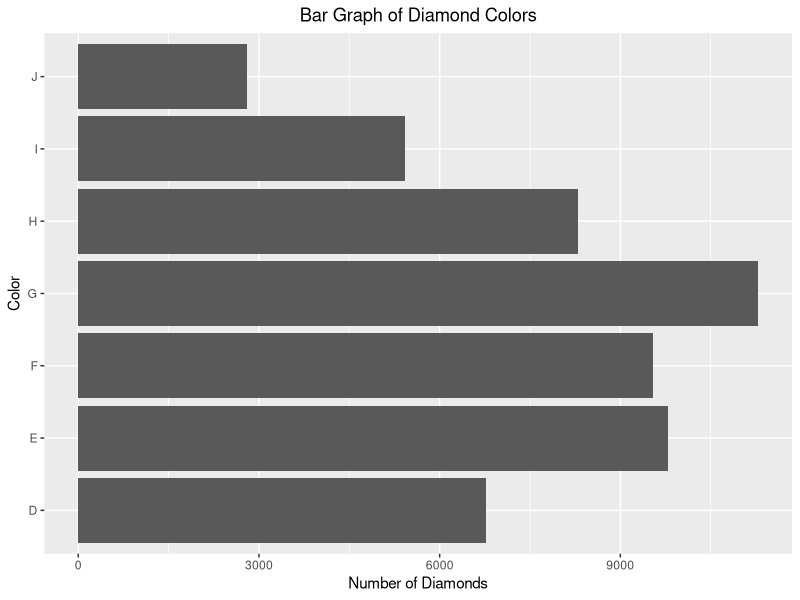
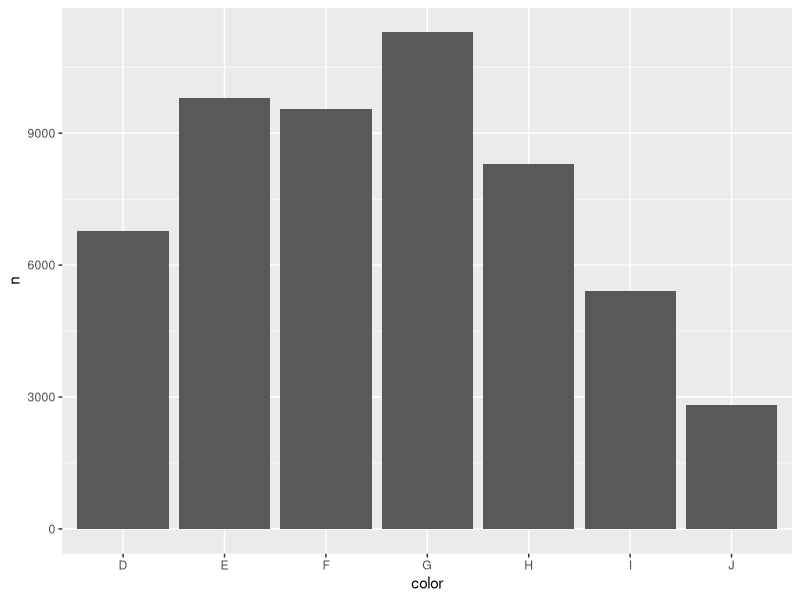
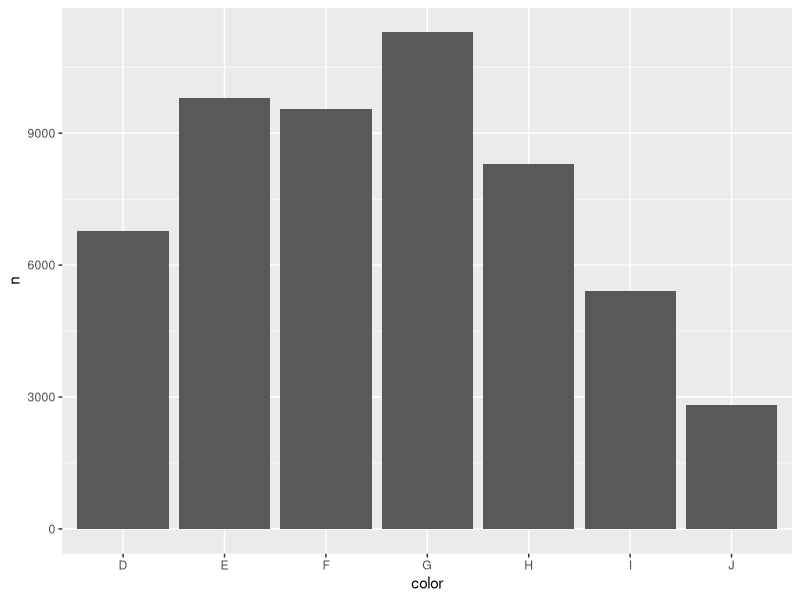
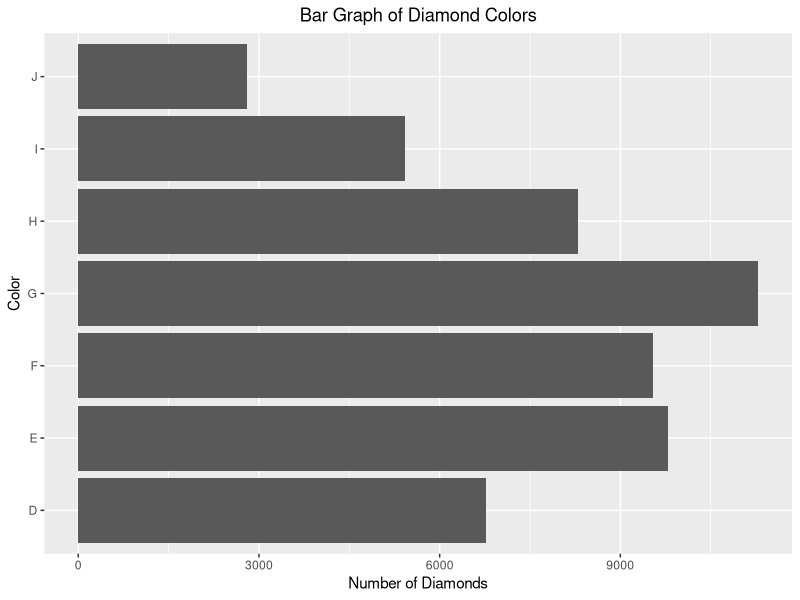
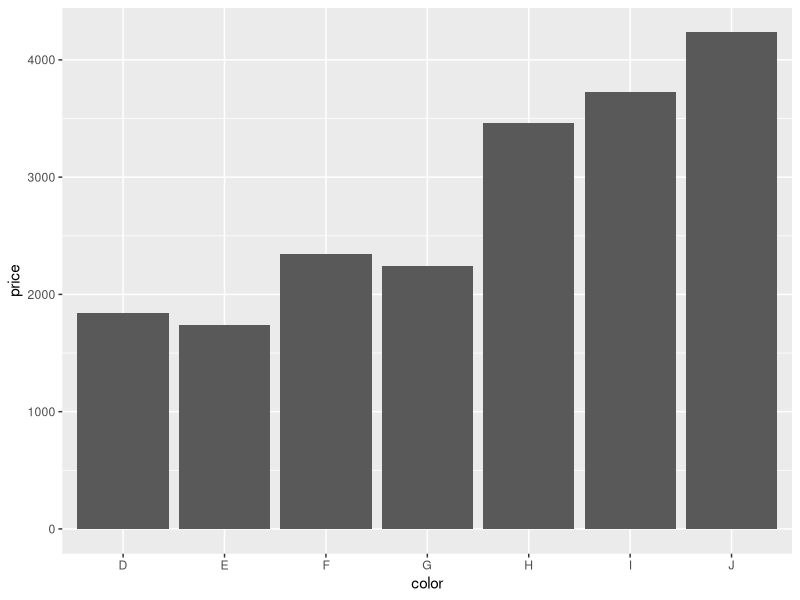
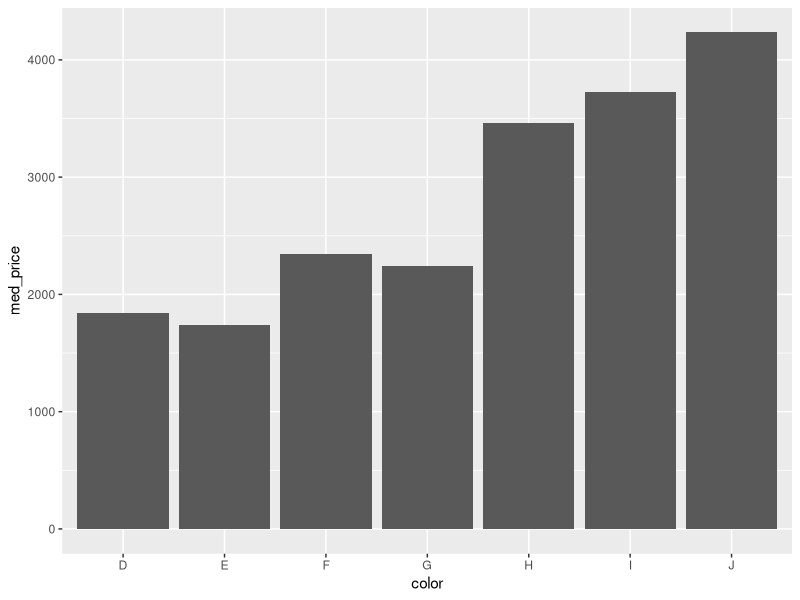
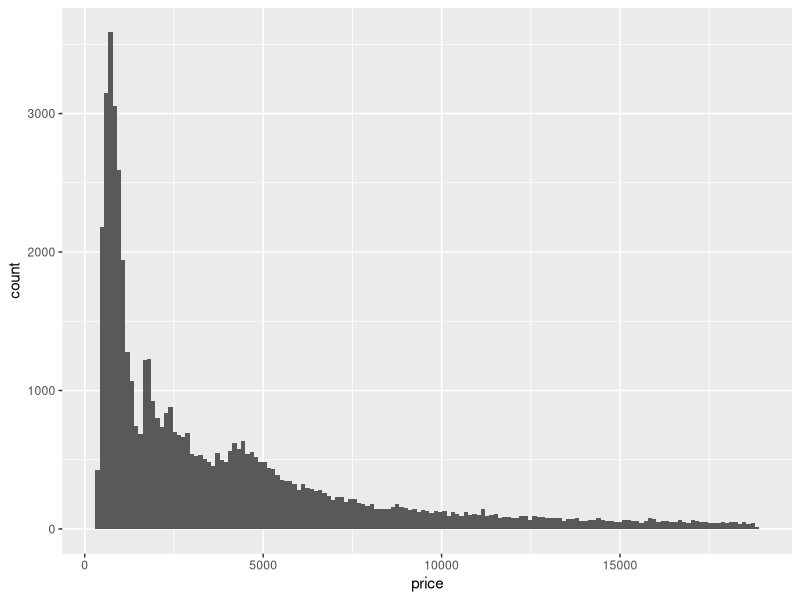
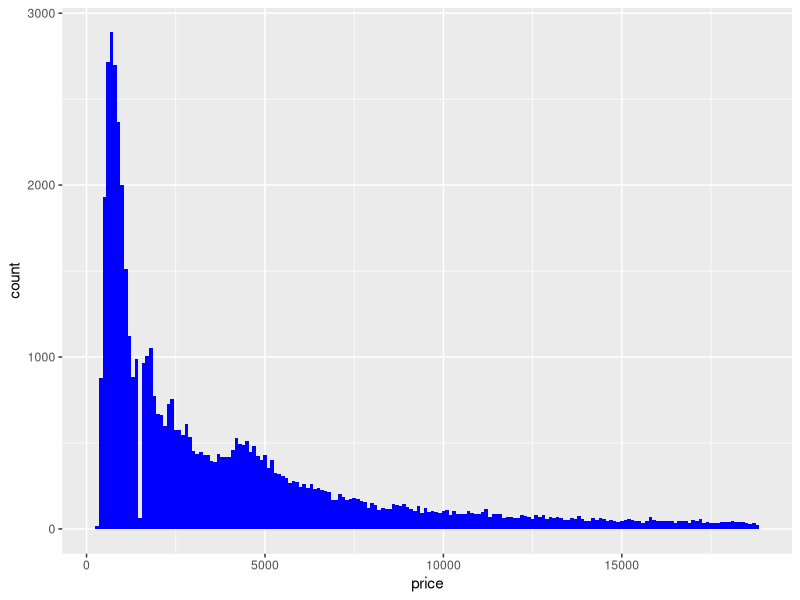

Reproduce these figures in R, in order. (Note: this script raises an error after producing the figures.)
# ----------------------------------#
#           Week 03--Day05          #
#          Bar Graph Review         #
#      Histogram (Distribution)     #
#-----------------------------------#

#==================================================#
# Part 3: Visualizing Frequency/Amount--Bar graph  #
#                        Review                    #
#==================================================#

### (3.1) Visualizing frequency ###

### Day04 Material ###
## (1) Bar Graph Intro
library(tidyverse)
head(diamonds)

## Make a bargraph with "geom_bar" for variable color in diamonds data
## add a centered title and change the labels, flip the coordinator
barChart2 <- ggplot() +
  geom_bar(aes(x=color), data=diamonds) +
  labs(y="Number of Diamonds", x="Color") + 
  ggtitle("Bar Graph of Diamond Colors") +
  theme(plot.title = element_text(hjust = 0.5)) + 
  coord_flip()
barChart2


## Work on the summarized data
color_summary <- diamonds %>% group_by(color) %>% summarise(n=n())

## make a bargraph with "geom_col" and "geom_bar" for variable color
ggplot() +
  geom_col(aes(x=color, y=n), data=color_summary)

ggplot() +
  geom_col(aes(x=color, y=n), data=color_summary, stat = "identity")




barChart2 <- ggplot() +
  geom_bar(aes(x=color), data=diamonds) +
  labs(y="Number of Diamonds", x="Color") + 
  ggtitle("Bar Graph of Diamond Colors") +
  theme(plot.title = element_text(hjust = 0.5)) + 
  coord_flip()
barChart2


### (3.2) Visualizing amount ###

## Use "stat_summary" to make the bar graph for the median price for each type of color

ggplot() +
stat_summary(aes(x=color,y=price), data=diamonds,fun="median",geom="bar")

## Work on the summarized data and use 'geom_col' 

median.price <- diamonds %>% group_by(color) %>% summarise(med_price=median(price))
ggplot() +
  geom_col(aes(x=color,y=med_price),data=median.price)


#==============================================#
#       Part 4: Visualizing Distribution       #
# Histograms, Density, Boxplots, Violin Plot  #
#      (Fundamentals of dataVis: Chapter 7)    #
#==============================================#
## Note: Visualizing distributions are usually for 
## continuous (quantitative) variables. For 
## qualitative variables, the bargraph that shows
## the frequency of each categories is the distribution. 

### (4.1) Histograms ###
## An approximate representation of the distribution of numerical data.
## Continuous variable (quantitative variable)
## See example: https://www.mathsisfun.com/data/histograms.html

## Bar graphs can be viewed as a method to visualize distribution 
## of categorical variable.

## (1) Histogram Intro
?geom_histogram

head(diamonds)
# Make a Histogram for variable price in diamonds dataset
ggplot() +
  geom_histogram(aes(x=price), data=diamonds,binwidth=120)


# Note the warning 'bins=30' is the default. 
# We can improve (the appearance) of histograms by changing 
# the binwidth parameter

## (2) Change color/binwidth:
ggplot() +
  geom_histogram(aes(x=price), data=diamonds,binwidth=100,fill="blue")

# Use "fill" instead of "color"
ggplot() +
  geom_histogram(aes(x=price, fill=cut), data=diamonds,binwidth=100)


# Follow similar rule as "color" when specifying aesthestic 
# options inside and outside "aes()"



### (4.2) Density Plots ###
# What is the density function?
# https://en.wikipedia.org/wiki/Probability_density_function
?geom_density
# Question: What is kernel density estimates?
# application of kernel smoothing for the for the probability density estimation   

# Please refer to the following for definition
# https://en.wikipedia.org/wiki/Kernel_density_estimation

ggplot() +
  geom_density(aes(x=carat), data=diamonds,adjust=4, size=1.0)


# Default bandwidth is the standard deviation of the smoothing kernel
# change bandwidth/size of the line (change the value for "adjust=")
# Try adjust=0.2,1,3,6, etc


# Using line instead of bars (e.g. histogram) has advantage of stackability
ggplot() +
  geom_density(aes(x=carat, fill=cut), data=diamonds,alpha=0.5)


library(carData)
head(Blackmore)



head(summarizedData)

ggplot() +
  geom_density(aes(x=exercise,fill=group), data=Blackmore,alpha=0.5)



